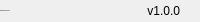
              <widget class="QFrame" name="bottomBar">
               <property name="minimumSize">
                <size>
                 <width>0</width>
                 <height>22</height>
                </size>
               </property>
               <property name="maximumSize">
                <size>
                 <width>16777215</width>
                 <height>22</height>
                </size>
               </property>
               <property name="frameShape">
                <enum>QFrame::NoFrame</enum>
               </property>
               <property name="frameShadow">
                <enum>QFrame::Raised</enum>
               </property>
               <layout class="QHBoxLayout" name="horizontalLayout_5">
                <property name="spacing">
                 <number>0</number>
                </property>
                <property name="leftMargin">
                 <number>0</number>
                </property>
                <property name="topMargin">
                 <number>0</number>
                </property>
                <property name="rightMargin">
                 <number>0</number>
                </property>
                <property name="bottomMargin">
                 <number>0</number>
                </property>
                <item>
                 <widget class="QLabel" name="creditsLabel">
                  <property name="maximumSize">
                   <size>
                    <width>16777215</width>
                    <height>16</height>
                   </size>
                  </property>
                  <property name="font">
                   <font>
                    <family>Segoe UI</family>
                    <pointsize>-1</pointsize>
                    <italic>false</italic>
                    <bold>false</bold>
                   </font>
                  </property>
                  <property name="text">
                   <string>http://zjut.waymove.net</string>
                  </property>
                  <property name="alignment">
                   <set>Qt::AlignLeading|Qt::AlignLeft|Qt::AlignVCenter</set>
                  </property>
                 </widget>
                </item>
                <item>
                 <widget class="QLabel" name="version">
                  <property name="text">
                   <string>v1.0.0</string>
                  </property>
                  <property name="alignment">
                   <set>Qt::AlignRight|Qt::AlignTrailing|Qt::AlignVCenter</set>
                  </property>
                 </widget>
                </item>
                <item>
                 <widget class="QFrame" name="frame_size_grip">
                  <property name="minimumSize">
                   <size>
                    <width>20</width>
                    <height>0</height>
                   </size>
                  </property>
                  <property name="maximumSize">
                   <size>
                    <width>20</width>
                    <height>16777215</height>
                   </size>
                  </property>
                  <property name="frameShape">
                   <enum>QFrame::NoFrame</enum>
                  </property>
                  <property name="frameShadow">
                   <enum>QFrame::Raised</enum>
                  </property>
                 </widget>
                </item>
               </layout>
              </widget>
